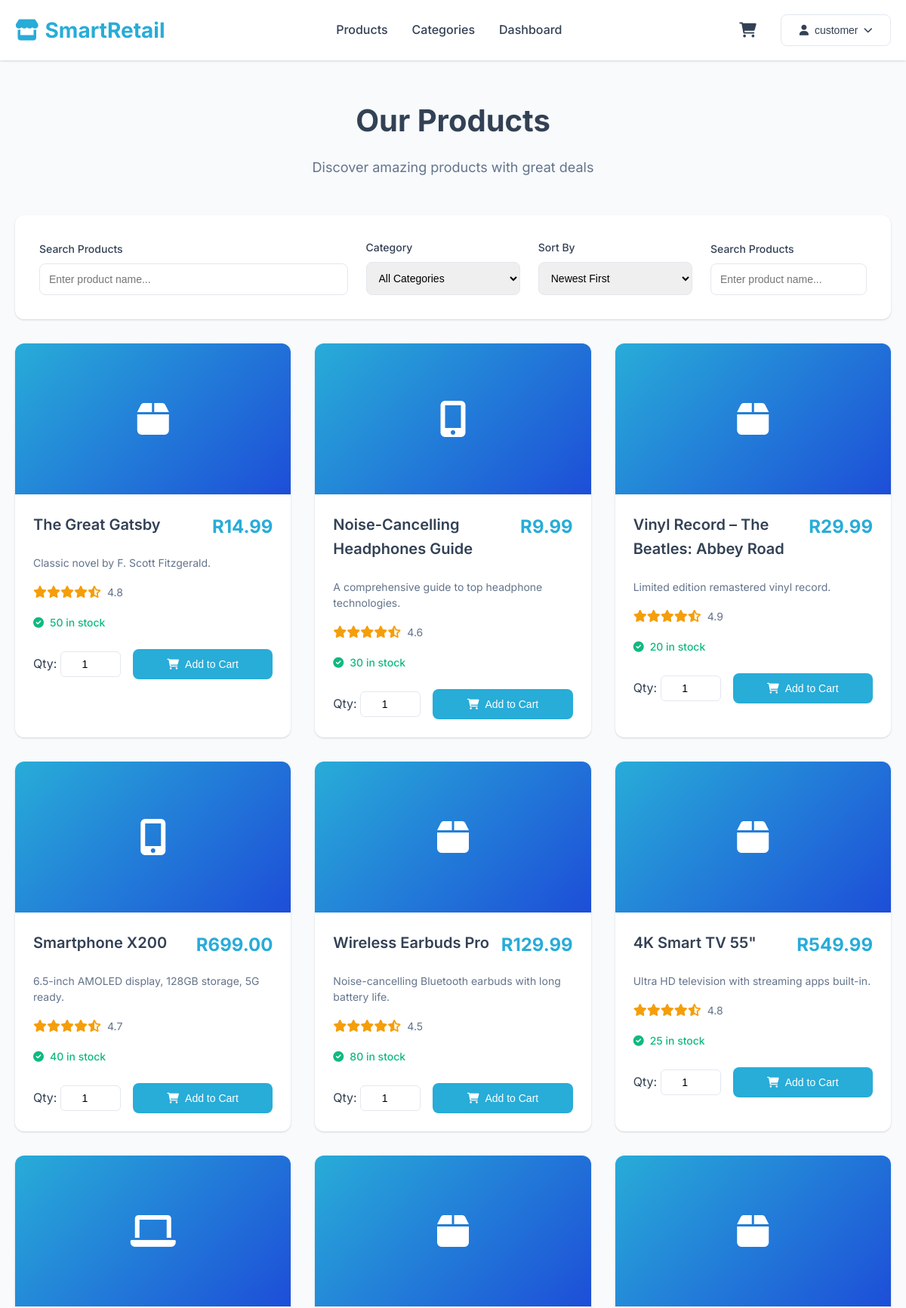
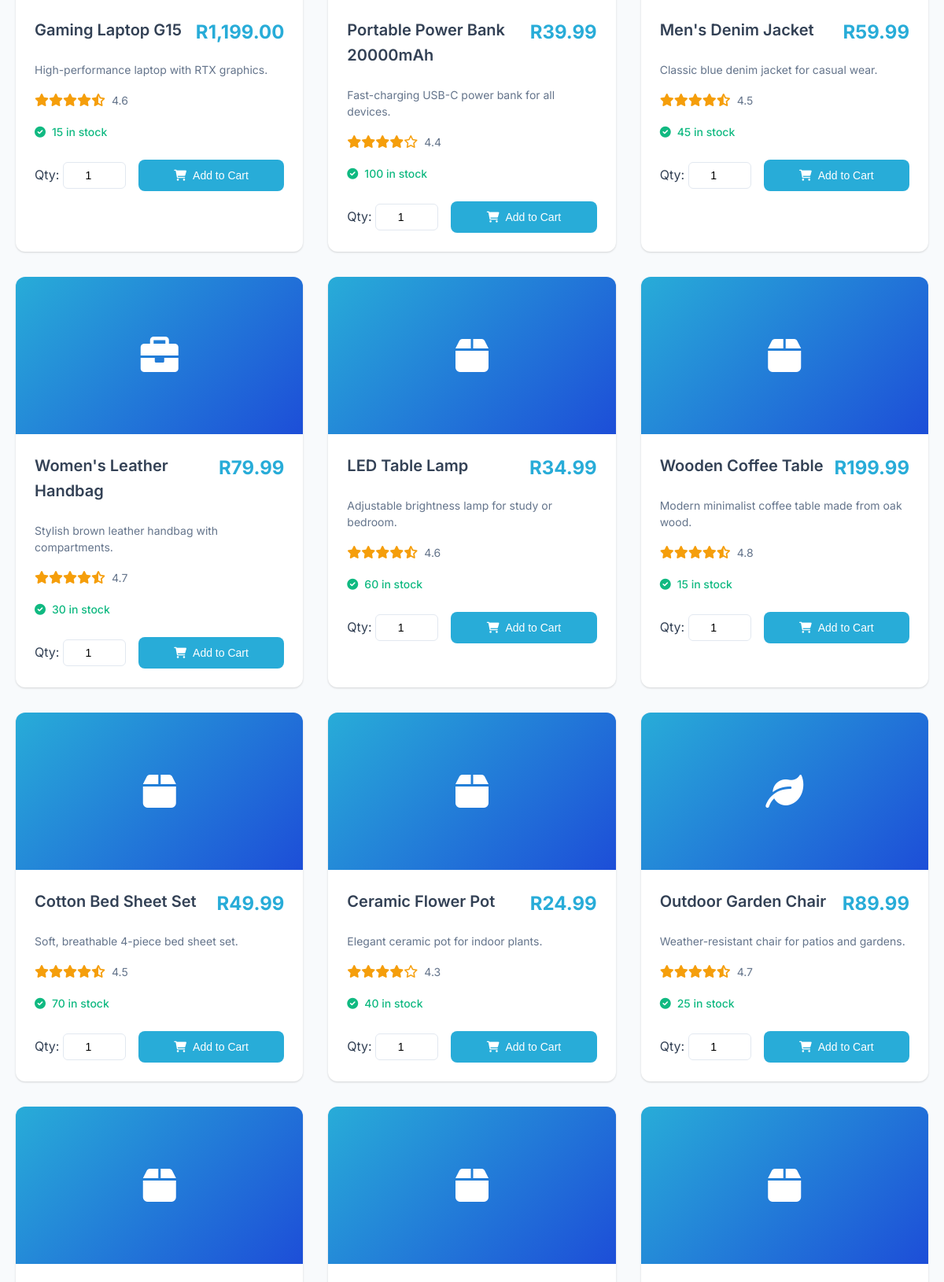
Screenshot of /views/products/products.php (signed in, upper part) with the database file from the repository (2 pictures, top to bottom).
### tables this page shows
CREATE TABLE products (
    id INT UNSIGNED AUTO_INCREMENT PRIMARY KEY,
    name VARCHAR(255) NOT NULL,
    description TEXT,
    price DECIMAL(10,2) NOT NULL,
    image VARCHAR(255),
    category_id INT UNSIGNED,
    stock_quantity INT DEFAULT 0,
    rating DECIMAL(3,2) DEFAULT 0.00,
    created_at TIMESTAMP DEFAULT CURRENT_TIMESTAMP,
    updated_at TIMESTAMP DEFAULT CURRENT_TIMESTAMP ON UPDATE CURRENT_TIMESTAMP,
    FOREIGN KEY (category_id) REFERENCES categories(id)
        ON DELETE SET NULL
        ON UPDATE CASCADE
);

### models/Product.php (called while the page is built, shortened)
<?php
class Product {
    private $conn;
    public function __construct($db) {
        $this->conn = $db;
    }
    public function getAllProductsWithCategory() {
        $query = "SELECT
                p.id as product_id,
                p.name,
                p.description,
                p.price,
                p.stock_quantity,
                p.rating,
                p.image,
                p.created_at,
                c.id as category_id,
                c.name as category_name
              FROM products p
              LEFT JOIN categories c ON p.category_id = c.id
              ORDER BY p.created_at DESC";
        $stmt = $this->conn->prepare($query);
        $stmt->execute();
        return $stmt->fetchAll(PDO::FETCH_ASSOC);
    }
    public static function getProductIcon($productName) {
        $name = strtolower($productName);
        if (strpos($name, 'phone') !== false) return 'fas fa-mobile-alt';
        if (strpos($name, 'laptop') !== false || strpos($name, 'computer') !== false) return 'fas fa-laptop';
        if (strpos($name, 'bag') !== false || strpos($name, 'backpack') !== false) return 'fas fa-briefcase';
        if (strpos($name, 'garden') !== false) return 'fas fa-leaf';
        return 'fas fa-box';
    }
}
?>

### views/products/products.php (the view, shortened to what this page needs)
<?php
require_once '../../models/Product.php';
$username = $_SESSION['username'];
try {
    $database = new Database();
    $db = $database->getConnection();
    $productModel = new Product($db);
} catch (Exception $e) {
    error_log("Database connection failed: " . $e->getMessage());
    $productModel = null;
    $categoryModel = null;
}
$search_keywords = $_GET['search'] ?? '';
$category_filter = $_GET['category'] ?? '';
$sort_by = $_GET['sort'] ?? 'newest';
if ($productModel) {
    try {
        if (!empty($search_keywords)) {
            $products_data = $productModel->searchProducts($search_keywords, $category_filter);
        } else if (!empty($category_filter)) {
            $products_data = $productModel->getProductsByCategory($category_filter);
        } else {
            $products_data = $productModel->getAllProductsWithCategory();
        }
        $products = [];
        foreach ($products_data as $row) {
            $row['icon'] = Product::getProductIcon($row['name']);
            $row['rating'] = $row['rating'] ?? 4.5;
            $products[] = $row;
        }
    } catch (Exception $e) {
        error_log("Error fetching products: " . $e->getMessage());
        $products = getDemoProducts();
    }
} else {
    $products = getDemoProducts();
}
?>
<!DOCTYPE html>
<html lang="en">
<head>
    <link rel="stylesheet" href="../../assets/css/style.min.css">
    <link href="https://cdnjs.cloudflare.com/ajax/libs/font-awesome/6.0.0/css/all.min.css" rel="stylesheet">
</head>
<body>
    <header class="header">
        <div class="container">
            <div class="header-content">
                <a href="/" class="logo desktop-logo">
                    <i class="fas fa-store"></i>
                    SmartRetail
                </a>
                <nav>
                    <ul class="nav-links">
                        <li><a href="../products/products.php">Products</a></li>
                        <li><a href="../categories/category.php">Categories</a></li>
                        <li><a href="../../dashboard.php">Dashboard</a></li>
                    </ul>
                </nav>
                <div class="header-actions">
                    <a href="../cart/cart.php" class="cart-icon" title="Shopping Cart">
                        <i class="fas fa-shopping-cart"></i>
                    </a>
                    <div class="user-menu">
                        <button class="btn btn-outline" id="userMenuButton" style="display: flex; align-items: center; gap: 0.5rem;">
                            <i class="fas fa-user"></i>
                            <?php echo htmlspecialchars($username); ?>
                            <i class="fas fa-chevron-down" style="font-size: 0.75rem;"></i>
                        </button>
                    </div>
                </div>
            </div>
        </div>
    </header>
    <section class="products-page">
        <div class="container">
            <div class="page-header">
                <h1>Our Products</h1>
                <p>Discover amazing products with great deals</p>
            </div>
            <div class="filters-section">
                <form method="GET" class="filters-grid">
                    <div class="filter-group">
                        <label class="filter-label">Search Products</label>
                        <input type="text" name="search" class="filter-input" placeholder="Enter product name..." value="<?php echo htmlspecialchars($search_keywords); ?>">
                    </div>
                    <div class="filter-group">
                        <label class="filter-label">Category</label>
                        <select name="category" class="filter-select">
                            <option value="">All Categories</option>
                        </select>
                    </div>
                    <div class="filter-group">
                        <label class="filter-label">Sort By</label>
                        <select name="sort" class="filter-select">
                            <option value="newest" <?php echo $sort_by === 'newest' ? 'selected' : ''; ?>>Newest First</option>
                        </select>
                    </div>
                    <div class="filter-group" style="position: relative;">
                        <label class="filter-label">Search Products</label>
                        <input type="text" name="search" class="filter-input" placeholder="Enter product name..."
                            value="<?php echo htmlspecialchars($search_keywords); ?>"
                            autocomplete="off">
                    </div>
                </form>
            </div>
            <?php if (!empty($products)): ?>
                <div class="products-grid">
                    <?php foreach ($products as $product):
                        $stock_quantity = $product['stock_quantity'] ?? 10;
                        $stock_class = $stock_quantity > 10 ? '' : ($stock_quantity > 0 ? 'stock-low' : 'stock-out');
                    ?>
                    <div class="product-card">
                        <div class="product-icon">
                            <i class="<?php echo $product['icon']; ?>"></i>
                        </div>
                        <div class="product-info">
                            <div class="product-header">
                                <h3 class="product-name"><?php echo htmlspecialchars($product['name']); ?></h3>
                                <div class="product-price">R<?php echo number_format($product['price'], 2); ?></div>
                            </div>
                            <p class="product-description"><?php echo htmlspecialchars($product['description']); ?></p>
                            <div class="product-rating">
                                <div class="rating-stars">
                                    <?php
                                    $rating = $product['rating'] ?? 4.5;
                                    $fullStars = floor($rating);
                                    $hasHalfStar = ($rating - $fullStars) >= 0.5;
                                    for ($i = 1; $i <= 5; $i++) {
                                        if ($i <= $fullStars) {
                                            echo '<i class="fas fa-star"></i>';
                                        } elseif ($i == $fullStars + 1 && $hasHalfStar) {
                                            echo '<i class="fas fa-star-half-alt"></i>';
                                        } else {
                                            echo '<i class="far fa-star"></i>';
                                        }
                                    }
                                    ?>
                                </div>
                                <span class="rating-value"><?php echo number_format($rating, 1); ?></span>
                            </div>
                            <div class="product-stock <?php echo $stock_class; ?>">
                                <i class="fas fa-<?php echo $stock_quantity > 0 ? 'check-circle' : 'times-circle'; ?>"></i>
                                <?php
                                if ($stock_quantity > 10) {
                                    echo $stock_quantity . ' in stock';
                                } elseif ($stock_quantity > 0) {
                                    echo 'Only ' . $stock_quantity . ' left';
                                } else {
                                    echo 'Out of stock';
                                }
                                ?>
                            </div>
                            <form method="POST" class="add-to-cart-form">
                                <div class="quantity-container">
                                    <label class="quantity-label">Qty:</label>
                                    <input type="number" name="quantity" class="quantity-input" value="1" min="1"
                                            max="<?php echo $stock_quantity; ?>" <?php echo $stock_quantity == 0 ? 'disabled' : ''; ?>>
                                </div>
                                <button type="submit" name="add_to_cart" class="btn btn-primary add-to-cart-btn"
                                    <?php echo $stock_quantity == 0 ? 'disabled' : ''; ?> style="width: 100%;">
                                        <i class="fas fa-shopping-cart"></i>
                                    <?php echo $stock_quantity == 0 ? 'Out of Stock' : 'Add to Cart'; ?>
                                </button>
                            </form>
                        </div>
                    </div>
                    <?php endforeach; ?>
                </div>
            <?php endif; ?>
        </div>
    </section>
</body>
</html>

### rows the page displays
products: name "The Great Gatsby", price "14.99", description "Classic novel by F. Scott Fitzgerald.", rating "4.8", stock_quantity "50", quantity "1", shows "Add to Cart"
products: name "Noise-Cancelling Headphones Guide", price "9.99", description "A comprehensive guide to top headphone technologies.", rating "4.6", stock_quantity "30", quantity "1", shows "Add to Cart"
products: name "Vinyl Record – The Beatles: Abbey Road", price "29.99", description "Limited edition remastered vinyl record.", rating "4.9", stock_quantity "20", quantity "1", shows "Add to Cart"
products: name "Smartphone X200", price "699.00", description "6.5-inch AMOLED display, 128GB storage, 5G ready.", rating "4.7", stock_quantity "40", quantity "1", shows "Add to Cart"
products: name "Wireless Earbuds Pro", price "129.99", description "Noise-cancelling Bluetooth earbuds with long battery life.", rating "4.5", stock_quantity "80", quantity "1", shows "Add to Cart"
products: name "4K Smart TV 55\"", price "549.99", description "Ultra HD television with streaming apps built-in.", rating "4.8", stock_quantity "25", quantity "1", shows "Add to Cart"
products: name "Gaming Laptop G15", price "1,199.00", description "High-performance laptop with RTX graphics.", rating "4.6", stock_quantity "15", quantity "1", shows "Add to Cart"
products: name "Portable Power Bank 20000mAh", price "39.99", description "Fast-charging USB-C power bank for all devices.", rating "4.4", stock_quantity "100", quantity "1", shows "Add to Cart"
products: name "Men's Denim Jacket", price "59.99", description "Classic blue denim jacket for casual wear.", rating "4.5", stock_quantity "45", quantity "1", shows "Add to Cart"
products: name "Women's Leather Handbag", price "79.99", description "Stylish brown leather handbag with compartments.", rating "4.7", stock_quantity "30", quantity "1", shows "Add to Cart"
products: name "LED Table Lamp", price "34.99", description "Adjustable brightness lamp for study or bedroom.", rating "4.6", stock_quantity "60", quantity "1", shows "Add to Cart"
products: name "Wooden Coffee Table", price "199.99", description "Modern minimalist coffee table made from oak wood.", rating "4.8", stock_quantity "15", quantity "1", shows "Add to Cart"
products: name "Cotton Bed Sheet Set", price "49.99", description "Soft, breathable 4-piece bed sheet set.", rating "4.5", stock_quantity "70", quantity "1", shows "Add to Cart"
products: name "Ceramic Flower Pot", price "24.99", description "Elegant ceramic pot for indoor plants.", rating "4.3", stock_quantity "40", quantity "1", shows "Add to Cart"
products: name "Outdoor Garden Chair", price "89.99", description "Weather-resistant chair for patios and gardens.", rating "4.7", stock_quantity "25", quantity "1", shows "Add to Cart"

### other values shown
$username "customer"
